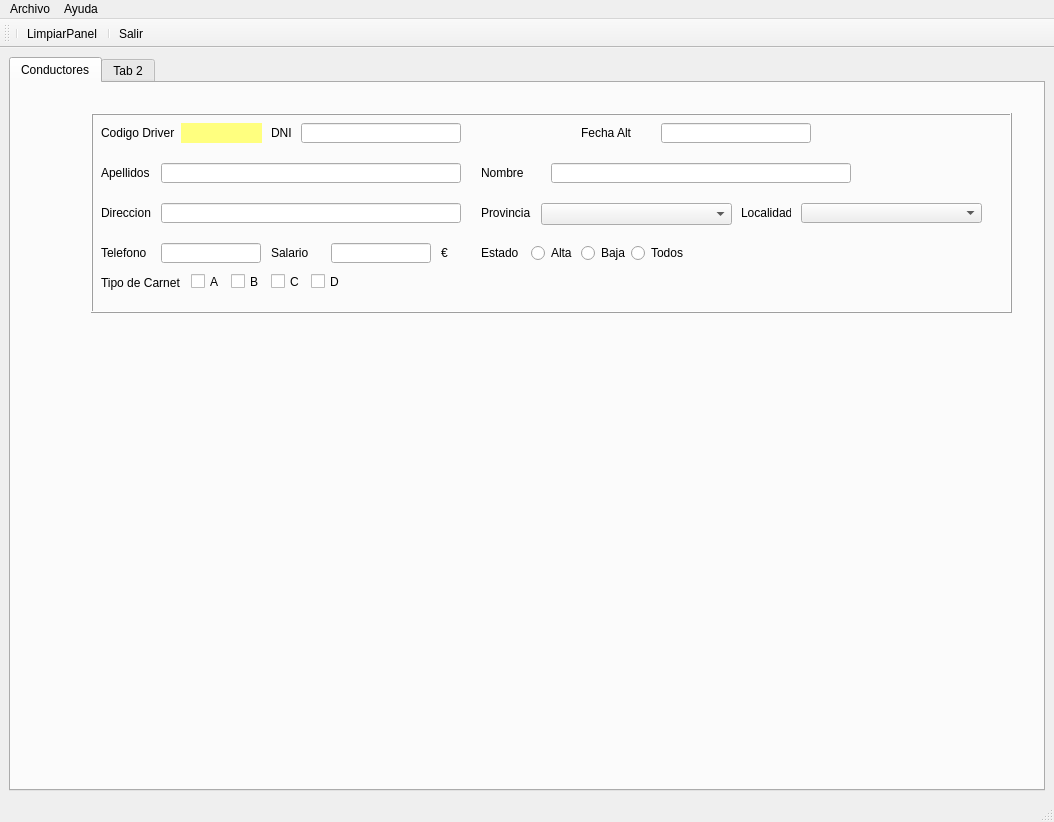
<?xml version="1.0" encoding="UTF-8"?>
<ui version="4.0">
 <class>MainWindow</class>
 <widget class="QMainWindow" name="MainWindow">
  <property name="geometry">
   <rect>
    <x>0</x>
    <y>0</y>
    <width>1054</width>
    <height>822</height>
   </rect>
  </property>
  <property name="sizePolicy">
   <sizepolicy hsizetype="Expanding" vsizetype="Expanding">
    <horstretch>0</horstretch>
    <verstretch>0</verstretch>
   </sizepolicy>
  </property>
  <property name="minimumSize">
   <size>
    <width>1024</width>
    <height>768</height>
   </size>
  </property>
  <property name="maximumSize">
   <size>
    <width>16777215</width>
    <height>16777215</height>
   </size>
  </property>
  <property name="windowTitle">
   <string>CarTest</string>
  </property>
  <property name="windowIcon">
   <iconset>
    <normaloff>../../.designer/backup/img/Logo1.png</normaloff>../../.designer/backup/img/Logo1.png</iconset>
  </property>
  <property name="layoutDirection">
   <enum>Qt::LeftToRight</enum>
  </property>
  <property name="animated">
   <bool>true</bool>
  </property>
  <property name="tabShape">
   <enum>QTabWidget::Rounded</enum>
  </property>
  <widget class="QWidget" name="centralwidget">
   <layout class="QGridLayout" name="gridLayout">
    <item row="0" column="1">
     <widget class="QTabWidget" name="TabPrincipal">
      <property name="enabled">
       <bool>true</bool>
      </property>
      <property name="minimumSize">
       <size>
        <width>300</width>
        <height>20</height>
       </size>
      </property>
      <property name="currentIndex">
       <number>0</number>
      </property>
      <widget class="QWidget" name="TabDrivers">
       <attribute name="title">
        <string>Conductores</string>
       </attribute>
       <widget class="QFrame" name="frame">
        <property name="geometry">
         <rect>
          <x>80</x>
          <y>30</y>
          <width>921</width>
          <height>200</height>
         </rect>
        </property>
        <property name="minimumSize">
         <size>
          <width>800</width>
          <height>120</height>
         </size>
        </property>
        <property name="maximumSize">
         <size>
          <width>1100</width>
          <height>200</height>
         </size>
        </property>
        <property name="frameShape">
         <enum>QFrame::Box</enum>
        </property>
        <property name="frameShadow">
         <enum>QFrame::Raised</enum>
        </property>
        <widget class="QLineEdit" name="txtDni">
         <property name="geometry">
          <rect>
           <x>210</x>
           <y>10</y>
           <width>160</width>
           <height>20</height>
          </rect>
         </property>
         <property name="minimumSize">
          <size>
           <width>50</width>
           <height>20</height>
          </size>
         </property>
         <property name="maximumSize">
          <size>
           <width>200</width>
           <height>20</height>
          </size>
         </property>
         <property name="text">
          <string/>
         </property>
         <property name="alignment">
          <set>Qt::AlignCenter</set>
         </property>
        </widget>
        <widget class="QLineEdit" name="txtNombre">
         <property name="geometry">
          <rect>
           <x>460</x>
           <y>50</y>
           <width>300</width>
           <height>20</height>
          </rect>
         </property>
         <property name="minimumSize">
          <size>
           <width>300</width>
           <height>20</height>
          </size>
         </property>
         <property name="maximumSize">
          <size>
           <width>300</width>
           <height>20</height>
          </size>
         </property>
        </widget>
        <widget class="QLabel" name="lblApel">
         <property name="geometry">
          <rect>
           <x>10</x>
           <y>50</y>
           <width>50</width>
           <height>20</height>
          </rect>
         </property>
         <property name="minimumSize">
          <size>
           <width>50</width>
           <height>20</height>
          </size>
         </property>
         <property name="maximumSize">
          <size>
           <width>100</width>
           <height>20</height>
          </size>
         </property>
         <property name="text">
          <string>Apellidos</string>
         </property>
        </widget>
        <widget class="QLabel" name="lblFechaAlta">
         <property name="geometry">
          <rect>
           <x>490</x>
           <y>10</y>
           <width>50</width>
           <height>20</height>
          </rect>
         </property>
         <property name="minimumSize">
          <size>
           <width>50</width>
           <height>20</height>
          </size>
         </property>
         <property name="maximumSize">
          <size>
           <width>50</width>
           <height>20</height>
          </size>
         </property>
         <property name="text">
          <string>Fecha Alta</string>
         </property>
        </widget>
        <widget class="QLabel" name="lblNombre">
         <property name="geometry">
          <rect>
           <x>390</x>
           <y>50</y>
           <width>50</width>
           <height>20</height>
          </rect>
         </property>
         <property name="minimumSize">
          <size>
           <width>50</width>
           <height>20</height>
          </size>
         </property>
         <property name="text">
          <string>Nombre</string>
         </property>
        </widget>
        <widget class="QLabel" name="lblDNI">
         <property name="geometry">
          <rect>
           <x>180</x>
           <y>10</y>
           <width>91</width>
           <height>20</height>
          </rect>
         </property>
         <property name="minimumSize">
          <size>
           <width>50</width>
           <height>20</height>
          </size>
         </property>
         <property name="maximumSize">
          <size>
           <width>100</width>
           <height>20</height>
          </size>
         </property>
         <property name="text">
          <string>DNI</string>
         </property>
        </widget>
        <widget class="QLabel" name="lblcod">
         <property name="geometry">
          <rect>
           <x>10</x>
           <y>10</y>
           <width>91</width>
           <height>20</height>
          </rect>
         </property>
         <property name="minimumSize">
          <size>
           <width>50</width>
           <height>20</height>
          </size>
         </property>
         <property name="maximumSize">
          <size>
           <width>100</width>
           <height>20</height>
          </size>
         </property>
         <property name="text">
          <string>Codigo Driver</string>
         </property>
        </widget>
        <widget class="QLineEdit" name="txtApel">
         <property name="geometry">
          <rect>
           <x>70</x>
           <y>50</y>
           <width>300</width>
           <height>20</height>
          </rect>
         </property>
         <property name="minimumSize">
          <size>
           <width>300</width>
           <height>20</height>
          </size>
         </property>
         <property name="maximumSize">
          <size>
           <width>300</width>
           <height>20</height>
          </size>
         </property>
        </widget>
        <widget class="QLabel" name="lblcoddb">
         <property name="geometry">
          <rect>
           <x>90</x>
           <y>10</y>
           <width>81</width>
           <height>20</height>
          </rect>
         </property>
         <property name="minimumSize">
          <size>
           <width>50</width>
           <height>20</height>
          </size>
         </property>
         <property name="maximumSize">
          <size>
           <width>100</width>
           <height>20</height>
          </size>
         </property>
         <property name="autoFillBackground">
          <bool>false</bool>
         </property>
         <property name="styleSheet">
          <string notr="true">background-color: rgb(255, 255, 127);</string>
         </property>
         <property name="text">
          <string/>
         </property>
         <property name="alignment">
          <set>Qt::AlignCenter</set>
         </property>
        </widget>
        <widget class="QLineEdit" name="txtFecha">
         <property name="geometry">
          <rect>
           <x>570</x>
           <y>10</y>
           <width>150</width>
           <height>20</height>
          </rect>
         </property>
         <property name="minimumSize">
          <size>
           <width>150</width>
           <height>20</height>
          </size>
         </property>
         <property name="maximumSize">
          <size>
           <width>150</width>
           <height>20</height>
          </size>
         </property>
        </widget>
        <widget class="QPushButton" name="btnCalendar">
         <property name="geometry">
          <rect>
           <x>720</x>
           <y>10</y>
           <width>50</width>
           <height>20</height>
          </rect>
         </property>
         <property name="minimumSize">
          <size>
           <width>50</width>
           <height>20</height>
          </size>
         </property>
         <property name="text">
          <string/>
         </property>
         <property name="icon">
          <iconset>
           <normaloff>img/Calendar.png</normaloff>img/Calendar.png</iconset>
         </property>
         <property name="iconSize">
          <size>
           <width>25</width>
           <height>25</height>
          </size>
         </property>
         <property name="default">
          <bool>false</bool>
         </property>
         <property name="flat">
          <bool>true</bool>
         </property>
        </widget>
        <widget class="QLabel" name="lblValidarDni">
         <property name="geometry">
          <rect>
           <x>360</x>
           <y>10</y>
           <width>60</width>
           <height>30</height>
          </rect>
         </property>
         <property name="minimumSize">
          <size>
           <width>60</width>
           <height>30</height>
          </size>
         </property>
         <property name="maximumSize">
          <size>
           <width>60</width>
           <height>30</height>
          </size>
         </property>
         <property name="font">
          <font>
           <family>MV Boli</family>
           <pointsize>14</pointsize>
           <weight>50</weight>
           <bold>false</bold>
          </font>
         </property>
         <property name="text">
          <string/>
         </property>
         <property name="alignment">
          <set>Qt::AlignCenter</set>
         </property>
        </widget>
        <widget class="QLabel" name="lblDir">
         <property name="geometry">
          <rect>
           <x>10</x>
           <y>90</y>
           <width>50</width>
           <height>20</height>
          </rect>
         </property>
         <property name="minimumSize">
          <size>
           <width>50</width>
           <height>20</height>
          </size>
         </property>
         <property name="text">
          <string>Direccion</string>
         </property>
        </widget>
        <widget class="QLineEdit" name="txtDir">
         <property name="geometry">
          <rect>
           <x>70</x>
           <y>90</y>
           <width>300</width>
           <height>20</height>
          </rect>
         </property>
         <property name="minimumSize">
          <size>
           <width>300</width>
           <height>20</height>
          </size>
         </property>
        </widget>
        <widget class="QLabel" name="lblTlf">
         <property name="geometry">
          <rect>
           <x>10</x>
           <y>130</y>
           <width>50</width>
           <height>20</height>
          </rect>
         </property>
         <property name="minimumSize">
          <size>
           <width>50</width>
           <height>20</height>
          </size>
         </property>
         <property name="text">
          <string>Telefono</string>
         </property>
        </widget>
        <widget class="QLineEdit" name="txtTlf">
         <property name="geometry">
          <rect>
           <x>70</x>
           <y>130</y>
           <width>100</width>
           <height>20</height>
          </rect>
         </property>
         <property name="minimumSize">
          <size>
           <width>100</width>
           <height>20</height>
          </size>
         </property>
         <property name="maximumSize">
          <size>
           <width>100</width>
           <height>20</height>
          </size>
         </property>
        </widget>
        <widget class="QLabel" name="lblLocalidad">
         <property name="geometry">
          <rect>
           <x>650</x>
           <y>90</y>
           <width>50</width>
           <height>20</height>
          </rect>
         </property>
         <property name="minimumSize">
          <size>
           <width>50</width>
           <height>20</height>
          </size>
         </property>
         <property name="text">
          <string>Localidad</string>
         </property>
        </widget>
        <widget class="QComboBox" name="cmbMun">
         <property name="geometry">
          <rect>
           <x>710</x>
           <y>90</y>
           <width>181</width>
           <height>20</height>
          </rect>
         </property>
         <property name="minimumSize">
          <size>
           <width>120</width>
           <height>20</height>
          </size>
         </property>
         <property name="maximumSize">
          <size>
           <width>200</width>
           <height>20</height>
          </size>
         </property>
        </widget>
        <widget class="QComboBox" name="cmbProv">
         <property name="geometry">
          <rect>
           <x>450</x>
           <y>90</y>
           <width>191</width>
           <height>22</height>
          </rect>
         </property>
         <property name="minimumSize">
          <size>
           <width>120</width>
           <height>20</height>
          </size>
         </property>
        </widget>
        <widget class="QLabel" name="lblProvincia">
         <property name="geometry">
          <rect>
           <x>390</x>
           <y>90</y>
           <width>50</width>
           <height>20</height>
          </rect>
         </property>
         <property name="minimumSize">
          <size>
           <width>50</width>
           <height>20</height>
          </size>
         </property>
         <property name="text">
          <string>Provincia</string>
         </property>
        </widget>
        <widget class="QLabel" name="lblSalario">
         <property name="geometry">
          <rect>
           <x>180</x>
           <y>130</y>
           <width>50</width>
           <height>20</height>
          </rect>
         </property>
         <property name="minimumSize">
          <size>
           <width>50</width>
           <height>20</height>
          </size>
         </property>
         <property name="text">
          <string>Salario</string>
         </property>
        </widget>
        <widget class="QLineEdit" name="txtSalario">
         <property name="geometry">
          <rect>
           <x>240</x>
           <y>130</y>
           <width>100</width>
           <height>20</height>
          </rect>
         </property>
         <property name="minimumSize">
          <size>
           <width>100</width>
           <height>20</height>
          </size>
         </property>
         <property name="maximumSize">
          <size>
           <width>100</width>
           <height>20</height>
          </size>
         </property>
        </widget>
        <widget class="QLabel" name="lblEuro">
         <property name="geometry">
          <rect>
           <x>350</x>
           <y>130</y>
           <width>50</width>
           <height>20</height>
          </rect>
         </property>
         <property name="minimumSize">
          <size>
           <width>50</width>
           <height>20</height>
          </size>
         </property>
         <property name="text">
          <string>€</string>
         </property>
        </widget>
        <widget class="QLabel" name="lblCarnet">
         <property name="geometry">
          <rect>
           <x>10</x>
           <y>160</y>
           <width>100</width>
           <height>20</height>
          </rect>
         </property>
         <property name="minimumSize">
          <size>
           <width>100</width>
           <height>20</height>
          </size>
         </property>
         <property name="maximumSize">
          <size>
           <width>100</width>
           <height>20</height>
          </size>
         </property>
         <property name="text">
          <string>Tipo de Carnet</string>
         </property>
        </widget>
        <widget class="QCheckBox" name="chkA">
         <property name="geometry">
          <rect>
           <x>100</x>
           <y>160</y>
           <width>70</width>
           <height>17</height>
          </rect>
         </property>
         <property name="text">
          <string>A</string>
         </property>
        </widget>
        <widget class="QCheckBox" name="chkB">
         <property name="geometry">
          <rect>
           <x>140</x>
           <y>160</y>
           <width>70</width>
           <height>17</height>
          </rect>
         </property>
         <property name="text">
          <string>B</string>
         </property>
        </widget>
        <widget class="QCheckBox" name="chkC">
         <property name="geometry">
          <rect>
           <x>180</x>
           <y>160</y>
           <width>70</width>
           <height>17</height>
          </rect>
         </property>
         <property name="text">
          <string>C</string>
         </property>
        </widget>
        <widget class="QCheckBox" name="chkD">
         <property name="geometry">
          <rect>
           <x>220</x>
           <y>160</y>
           <width>70</width>
           <height>17</height>
          </rect>
         </property>
         <property name="text">
          <string>D</string>
         </property>
        </widget>
        <widget class="QLabel" name="label">
         <property name="geometry">
          <rect>
           <x>390</x>
           <y>130</y>
           <width>50</width>
           <height>20</height>
          </rect>
         </property>
         <property name="minimumSize">
          <size>
           <width>50</width>
           <height>20</height>
          </size>
         </property>
         <property name="text">
          <string>Estado</string>
         </property>
        </widget>
        <widget class="QRadioButton" name="rbtAlta">
         <property name="geometry">
          <rect>
           <x>440</x>
           <y>130</y>
           <width>82</width>
           <height>20</height>
          </rect>
         </property>
         <property name="minimumSize">
          <size>
           <width>50</width>
           <height>20</height>
          </size>
         </property>
         <property name="text">
          <string>Alta</string>
         </property>
        </widget>
        <widget class="QRadioButton" name="rbtBaja">
         <property name="geometry">
          <rect>
           <x>490</x>
           <y>130</y>
           <width>82</width>
           <height>20</height>
          </rect>
         </property>
         <property name="minimumSize">
          <size>
           <width>50</width>
           <height>20</height>
          </size>
         </property>
         <property name="text">
          <string>Baja</string>
         </property>
        </widget>
        <widget class="QRadioButton" name="rbtTodos">
         <property name="geometry">
          <rect>
           <x>540</x>
           <y>130</y>
           <width>82</width>
           <height>20</height>
          </rect>
         </property>
         <property name="minimumSize">
          <size>
           <width>50</width>
           <height>20</height>
          </size>
         </property>
         <property name="text">
          <string>Todos</string>
         </property>
        </widget>
        <zorder>lblValidarDni</zorder>
        <zorder>txtNombre</zorder>
        <zorder>lblApel</zorder>
        <zorder>lblFechaAlta</zorder>
        <zorder>lblNombre</zorder>
        <zorder>lblDNI</zorder>
        <zorder>lblcod</zorder>
        <zorder>txtApel</zorder>
        <zorder>lblcoddb</zorder>
        <zorder>txtFecha</zorder>
        <zorder>btnCalendar</zorder>
        <zorder>txtDni</zorder>
        <zorder>lblDir</zorder>
        <zorder>txtDir</zorder>
        <zorder>lblTlf</zorder>
        <zorder>txtTlf</zorder>
        <zorder>lblLocalidad</zorder>
        <zorder>cmbMun</zorder>
        <zorder>cmbProv</zorder>
        <zorder>lblProvincia</zorder>
        <zorder>lblSalario</zorder>
        <zorder>txtSalario</zorder>
        <zorder>lblEuro</zorder>
        <zorder>lblCarnet</zorder>
        <zorder>chkA</zorder>
        <zorder>chkB</zorder>
        <zorder>chkC</zorder>
        <zorder>chkD</zorder>
        <zorder>label</zorder>
        <zorder>rbtAlta</zorder>
        <zorder>rbtBaja</zorder>
        <zorder>rbtTodos</zorder>
       </widget>
      </widget>
      <widget class="QWidget" name="tab_2">
       <attribute name="title">
        <string>Tab 2</string>
       </attribute>
       <widget class="QLabel" name="label_2">
        <property name="geometry">
         <rect>
          <x>160</x>
          <y>100</y>
          <width>201</width>
          <height>101</height>
         </rect>
        </property>
        <property name="text">
         <string>Esto es la Pestaña 2</string>
        </property>
       </widget>
      </widget>
     </widget>
    </item>
   </layout>
  </widget>
  <widget class="QMenuBar" name="menubar">
   <property name="geometry">
    <rect>
     <x>0</x>
     <y>0</y>
     <width>1054</width>
     <height>21</height>
    </rect>
   </property>
   <widget class="QMenu" name="menuArchivo">
    <property name="title">
     <string>Archivo</string>
    </property>
    <addaction name="actionSalir"/>
   </widget>
   <widget class="QMenu" name="menuHelp">
    <property name="title">
     <string>Ayuda</string>
    </property>
    <addaction name="actionAcerca_de"/>
   </widget>
   <addaction name="menuArchivo"/>
   <addaction name="menuHelp"/>
  </widget>
  <widget class="QStatusBar" name="statusbar"/>
  <widget class="QToolBar" name="toolBar">
   <property name="windowTitle">
    <string>toolBar</string>
   </property>
   <attribute name="toolBarArea">
    <enum>TopToolBarArea</enum>
   </attribute>
   <attribute name="toolBarBreak">
    <bool>false</bool>
   </attribute>
   <addaction name="separator"/>
   <addaction name="barLimpiarPanel"/>
   <addaction name="separator"/>
   <addaction name="barSalir"/>
  </widget>
  <action name="actionSalir">
   <property name="icon">
    <iconset>
     <normaloff>img/exit_icon-icons.com_70975.ico</normaloff>img/exit_icon-icons.com_70975.ico</iconset>
   </property>
   <property name="text">
    <string>Salir</string>
   </property>
  </action>
  <action name="actionAcerca_de">
   <property name="icon">
    <iconset>
     <normaloff>img/sign-question-icon_34359.ico</normaloff>img/sign-question-icon_34359.ico</iconset>
   </property>
   <property name="text">
    <string>Acerca de ...</string>
   </property>
  </action>
  <action name="barSalir">
   <property name="icon">
    <iconset>
     <normaloff>img/exit_icon-icons.com_70975.ico</normaloff>img/exit_icon-icons.com_70975.ico</iconset>
   </property>
   <property name="text">
    <string>Salir</string>
   </property>
  </action>
  <action name="barLimpiarPanel">
   <property name="icon">
    <iconset>
     <normaloff>img/reload_icon-icons.com_64795.ico</normaloff>img/reload_icon-icons.com_64795.ico</iconset>
   </property>
   <property name="text">
    <string>LimpiarPanel</string>
   </property>
  </action>
 </widget>
 <tabstops>
  <tabstop>txtDni</tabstop>
  <tabstop>txtFecha</tabstop>
  <tabstop>btnCalendar</tabstop>
  <tabstop>txtApel</tabstop>
  <tabstop>txtNombre</tabstop>
  <tabstop>txtDir</tabstop>
  <tabstop>cmbProv</tabstop>
  <tabstop>cmbMun</tabstop>
  <tabstop>txtTlf</tabstop>
  <tabstop>txtSalario</tabstop>
 </tabstops>
 <resources/>
 <connections/>
</ui>
